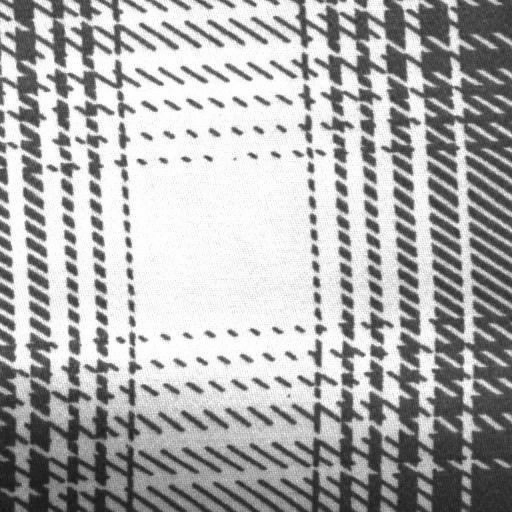
#> input picture Sample-Fabric-Images/Grid-cloth/Normal/img1.png, 512 x 512 px, found by its file name; its folder holds only this picture in this run
$ jupyter execute --allow-errors pink_flower_n.ipynb
#> lines starting #> are read from the running program, lines starting #| are printed output that depends on the picture; long printed decimals are rounded
[cell 1]
import os
from PIL import Image
import numpy as np
import matplotlib.pyplot as plt

# Set paths
normal_folder = r'C:\Users\Global\Fabric project\WFDD\Pink flower\normal'
defect_folder = r'C:\Users\Global\Fabric project\WFDD\Pink flower\defect'

# Output folders for grayscale images
normal_gray_folder = r'C:\Users\Global\Fabric project\WFDD\Pink flower\normal_gray'
defect_gray_folder = r'C:\Users\Global\Fabric project\WFDD\Pink flower\defect_gray'

# Create grayscale folders if they don't exist
os.makedirs(normal_gray_folder, exist_ok=True)
os.makedirs(defect_gray_folder, exist_ok=True)

# Function to convert all images in a folder to grayscale
def convert_to_grayscale(input_folder, output_folder):
    for file in os.listdir(input_folder):
        img_path = os.path.join(input_folder, file)
        if file.lower().endswith(('.png', '.jpg', '.jpeg')):
            img = Image.open(img_path).convert('L')  # 'L' = grayscale
            img.save(os.path.join(output_folder, file))

# Convert all images
convert_to_grayscale(normal_folder, normal_gray_folder)
#> (the rest of this cell did not finish here and is left out)

[cell 2]
import os
import numpy as np
from PIL import Image
import matplotlib.pyplot as plt

# Set paths to final grayscale image folders
normal_gray_folder = r'C:\Users\Global\Fabric project\WFDD\Pink flower\normal_gray'
defect_gray_folder = r'C:\Users\Global\Fabric project\WFDD\Pink flower\defect_gray'

# Output folders for normalized images
normal_normalized_folder = r'C:\Users\Global\Fabric project\WFDD\Pink flower\normal_normalized'
defect_normalized_folder = r'C:\Users\Global\Fabric project\WFDD\Pink flower\defect_normalized'

# Create normalized folders if they don't exist
os.makedirs(normal_normalized_folder, exist_ok=True)
os.makedirs(defect_normalized_folder, exist_ok=True)

# Function to normalize grayscale image
def normalize_image(image_array):
    return image_array / 255.0

# Function to process all images in a folder
def process_and_save_all_images(input_folder, output_folder, title):
    image_files = [f for f in os.listdir(input_folder) if f.lower().endswith(('.png', '.jpg', '.jpeg', '.bmp', '.tif'))]

    if not image_files:
        print(f"No image files found in {input_folder}")
        return

    for i, file_name in enumerate(image_files):
        file_path = os.path.join(input_folder, file_name)
        img = Image.open(file_path).convert('L')  # Ensure it's grayscale
        img_array = np.array(img)

        # Normalize
        normalized_array = normalize_image(img_array)

        # Save normalized image (convert back to 8-bit before saving)
        normalized_img = Image.fromarray((normalized_array * 255).astype(np.uint8))
        normalized_img.save(os.path.join(output_folder, file_name))

        # Display and print info for the first image only
        if i == 0:
            plt.imshow(normalized_array, cmap='gray')
            plt.title(f"{title} - First Image (Normalized)")
            plt.axis('off')
            plt.show()

            print(f"{title} - 3x3 Top-left Window (Normalized) Values:\n", normalized_array[:3, :3])
#| Normal Image - 3x3 Top-left Window (Normalized) Values:
#|  [[0.3373  0.3686 0.2902]
#|  [0.4314 0.4314 0.2902]
#|  [0.6431 0.5765 0.4627 ]]
            print(f"{title} - Image shape: {normalized_array.shape}")
#| Normal Image - Image shape: (512, 512)
            print(f"{title} - Number of channels: {1 if len(normalized_array.shape)==2 else normalized_array.shape[2]}")
#| Normal Image - Number of channels: 1
            print("-----\n")

    print(f"{title} - Total images processed and saved: {len(image_files)}\n")

# Process both normal and defect folders
process_and_save_all_images(normal_gray_folder, normal_normalized_folder, "Normal Image")
process_and_save_all_images(defect_gray_folder, defect_normalized_folder, "Defect Image")

[cell 3]
import os
import cv2
import numpy as np
from skimage import restoration, img_as_float, img_as_ubyte
from skimage.metrics import peak_signal_noise_ratio as psnr, structural_similarity as ssim

# ===============================
# Step 1: Define Folder Paths
# ===============================
normal_input_folder = r'C:\Users\Global\Fabric project\WFDD\Pink flower\normal_normalized'
defect_input_folder = r'C:\Users\Global\Fabric project\WFDD\Pink flower\defect_normalized'

normal_output_folder = r'C:\Users\Global\Fabric project\WFDD\Pink flower\denoised_normal'
defect_output_folder = r'C:\Users\Global\Fabric project\WFDD\Pink flower\denoised_defect'

# Create output folders if they don't exist
os.makedirs(normal_output_folder, exist_ok=True)
os.makedirs(defect_output_folder, exist_ok=True)

# ===============================
# Step 2: Define a Function to Process a Folder
# ===============================
def process_folder(input_folder, output_folder):
    """
    Process each image in the input folder (already normalized grayscale images):
    - Apply wavelet denoising using BayesShrink.
    - Compute PSNR and SSIM metrics.
    - Save the denoised image to the output folder.
    """
    # Define valid image extensions
    image_extensions = ('.png', '.jpg', '.jpeg', '.bmp', '.tif', '.tiff')
    files = [f for f in os.listdir(input_folder) if f.lower().endswith(image_extensions)]

    print(f"Found {len(files)} images in {input_folder}...\n")

    # Check if any image files are found
    if len(files) == 0:
        print(f"No image files found in folder: {input_folder}")
        return

    for file in files:
        input_path = os.path.join(input_folder, file)
        output_path = os.path.join(output_folder, file)

        # Load the normalized grayscale image.
        img = cv2.imread(input_path, cv2.IMREAD_GRAYSCALE)

        if img is None:
            print(f"Error reading image: {file}. Skipping...")
            continue

        img_float = img_as_float(img)  # Now pixel values are in the range [0, 1]

        # Apply Wavelet Denoising using BayesShrink
        denoised = restoration.denoise_wavelet(
            img_float,
            method='BayesShrink',
            mode='soft',
            rescale_sigma=True
        )

        # Compute PSNR and SSIM
        psnr_value = psnr(img_float, denoised, data_range=1.0)
#> psnr_value = 67.73
        ssim_value = ssim(img_float, denoised, data_range=1.0)
#> ssim_value = 1

        # Print PSNR and SSIM values
        print(f"Processing '{file}'")
        print(f"PSNR: {psnr_value:.2f} dB, SSIM: {ssim_value:.4f}\n")
#| PSNR: 67.73 dB, SSIM: 1.0000

        # Clip and save the denoised image
        denoised_clipped = np.clip(denoised, 0, 1)
        denoised_uint8 = img_as_ubyte(denoised_clipped)

        # Saving the denoised image
        try:
            success = cv2.imwrite(output_path, denoised_uint8)
            if success:
                print(f"Successfully saved: {file}")
            else:
                print(f"Failed to save: {file}")
        except Exception as e:
            print(f"Error saving image {file}: {e}")

# ===============================
# Step 6: Process Both Folders
# ===============================
print("Processing Normal Images...\n")
process_folder(normal_input_folder, normal_output_folder)
print("Processing Defective Images...\n")
process_folder(defect_input_folder, defect_output_folder)

# ===============================
# Step 7: Optional - Visualize a Sample Comparison for Normal Images
# ===============================
# For demonstration, display the first image from the normal folder before and after denoising.
sample_file = os.listdir(normal_input_folder)[0]
sample_input_path = os.path.join(normal_input_folder, sample_file)
sample_output_path = os.path.join(normal_output_folder, sample_file)

orig_sample = cv2.imread(sample_input_path, cv2.IMREAD_GRAYSCALE)
denoised_sample = cv2.imread(sample_output_path, cv2.IMREAD_GRAYSCALE)

# Show before and after denoising images
import matplotlib.pyplot as plt
plt.figure(figsize=(12, 6))
plt.subplot(1, 2, 1)
plt.imshow(orig_sample, cmap='gray')
plt.title("Original Normal Image")
plt.axis('off')

plt.subplot(1, 2, 2)
plt.imshow(denoised_sample, cmap='gray')
plt.title("Denoised Normal Image")
plt.axis('off')

plt.suptitle("Comparison: Original vs. Denoised (Normal Fabric)", fontsize=16)
plt.tight_layout()
plt.show()
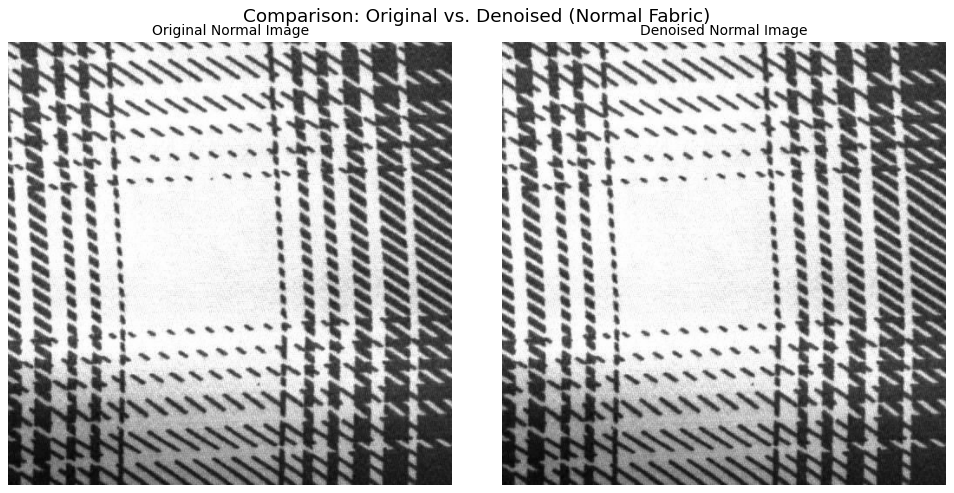
#> figure drawn by matplotlib, 2 panels

#> (a cell that did not finish here is left out)

[cell 5]
# ===============================
# Step 8: Modified process_folder to return PSNR and SSIM values
# ===============================
def process_folder_with_metrics(input_folder, output_folder):
    image_extensions = ('.png', '.jpg', '.jpeg', '.bmp', '.tif', '.tiff')
    files = [f for f in os.listdir(input_folder) if f.lower().endswith(image_extensions)]

    psnr_values = []
    ssim_values = []

    for file in files:
        input_path = os.path.join(input_folder, file)
        output_path = os.path.join(output_folder, file)

        img = cv2.imread(input_path, cv2.IMREAD_GRAYSCALE)
        img_float = img_as_float(img)

        denoised = restoration.denoise_wavelet(
            img_float,
            method='BayesShrink',
            mode='soft',
            rescale_sigma=True
        )

        psnr_value = psnr(img_float, denoised, data_range=1.0)
#> psnr_value = 67.73
        ssim_value = ssim(img_float, denoised, data_range=1.0)
#> ssim_value = 1

        print(f"Processing '{file}'")
        print(f"PSNR: {psnr_value:.2f} dB, SSIM: {ssim_value:.4f}\n")
#| PSNR: 67.73 dB, SSIM: 1.0000

        denoised_clipped = np.clip(denoised, 0, 1)
        denoised_uint8 = img_as_ubyte(denoised_clipped)
        cv2.imwrite(output_path, denoised_uint8)

        psnr_values.append(psnr_value)
        ssim_values.append(ssim_value)

    return psnr_values, ssim_values

# ===============================
# Step 9: Call Modified Function for Each Folder
# ===============================
print("=== Processing Normal Folder ===")
normal_psnr, normal_ssim = process_folder_with_metrics(normal_input_folder, normal_output_folder)
#> normal_psnr = [67.73]; normal_ssim = [1]

print("\n=== Processing Defect Folder ===")
defect_psnr, defect_ssim = process_folder_with_metrics(defect_input_folder, defect_output_folder)

# ===============================
# Step 10: Print Average Metrics
# ===============================
print("\n===== Summary =====")
print(f"Normal Folder - Avg PSNR: {np.mean(normal_psnr):.2f} dB, Avg SSIM: {np.mean(normal_ssim):.4f}")
#| Normal Folder - Avg PSNR: 67.73 dB, Avg SSIM: 1.0000
print(f"Defect Folder - Avg PSNR: {np.mean(defect_psnr):.2f} dB, Avg SSIM: {np.mean(defect_ssim):.4f}")

[cell 6]
import os
import shutil

# Define the source folders for normal images
normal_original_folder = r'C:\Users\Global\Fabric project\WFDD\Pink flower\denoised_normal'
normal_augmented_folder = r'C:\Users\Global\Fabric project\WFDD\Pink flower\augmented_normal'

# Define the source folders for defect images
defect_original_folder = r'C:\Users\Global\Fabric project\WFDD\Pink flower\denoised_defect'
defect_augmented_folder = r'C:\Users\Global\Fabric project\WFDD\Pink flower\augmented_defect'

# Define the final destination folders
final_normal_folder = r'C:\Users\Global\Fabric project\WFDD\Pink flower\final_pink_normal'
final_defect_folder = r'C:\Users\Global\Fabric project\WFDD\Pink flower\final_pink_defect'

# Create the final folders if they do not exist
os.makedirs(final_normal_folder, exist_ok=True)
os.makedirs(final_defect_folder, exist_ok=True)

def merge_folders(source_folders, destination_folder):
    """
    Copy all images from each folder in source_folders into destination_folder.
    """
    for folder in source_folders:
        image_files = [f for f in os.listdir(folder) if f.lower().endswith(('.png', '.jpg', '.jpeg'))]
        for file in image_files:
            src_path = os.path.join(folder, file)
            dst_path = os.path.join(destination_folder, file)
            # If needed, you can check for duplicates here.
            shutil.copy2(src_path, dst_path)
    print(f"✅ Merged {', '.join(source_folders)} into {destination_folder}")

# Merge normal images from normal_normalized and normal_augmented into final_normal_folder
#> (the rest of this cell did not finish here and is left out)

[cell 7]
import os
import matplotlib.pyplot as plt

# Paths to your final merged folders
final_normal_folder = r'C:\Users\Global\Fabric project\WFDD\Pink flower\final_pink_normal'
final_defect_folder = r'C:\Users\Global\Fabric project\WFDD\Pink flower\final_pink_defect'

# Function to count images in a folder
def count_images(folder):
    return len([f for f in os.listdir(folder) if f.lower().endswith(('.png', '.jpg', '.jpeg'))])

# Count images
normal_count = count_images(final_normal_folder)
defect_count = count_images(final_defect_folder)

# Prepare data for bar chart
classes = ['Normal', 'Defect']
counts = [normal_count, defect_count]
colors = ['green', 'red']

# Plotting
plt.figure(figsize=(6, 4))
bars = plt.bar(classes, counts, color=colors)
plt.title('Image Count per Class')
plt.ylabel('Number of Images')
plt.xlabel('Class')

# Add value labels on top of bars
for bar in bars:
    yval = bar.get_height()
    plt.text(bar.get_x() + bar.get_width()/2.0, yval + 5, int(yval), ha='center', va='bottom')

plt.tight_layout()
plt.show()
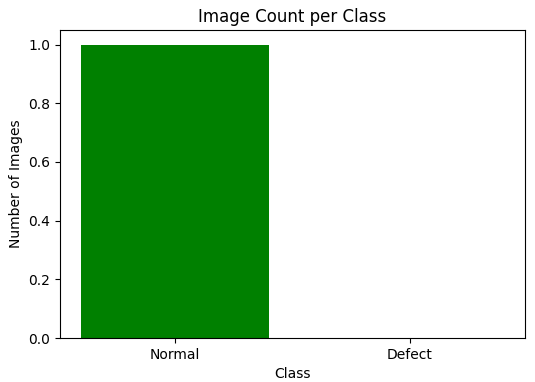
#> figure drawn by matplotlib, 1 panel

[cell 8]
# Step 1: Importing Necessary Libraries
import os
import shutil
import hashlib
import matplotlib.pyplot as plt
import cv2

# Step 2: Creating Function for generating Hash value of each Image
# [5 lines left out: function generate_image_hash, not called in this run]

# # Step 3: Getting Current Directory (Optional: just to show where you are)
# current_dir = os.getcwd()
# print("Current Working Directory:", current_dir)

# Step 4: Change directory to where your multiple images are located
folder_path =r'C:\Users\Global\Fabric project\WFDD\Pink flower\new_defect'
os.chdir(folder_path)
print("Changed working directory to:", os.getcwd())

# Step 5: Finding length (number) of the images in that folder
#> (the rest of this cell did not finish here and is left out)

[cell 9]
# Step 1: Importing Necessary Libraries
import os
import shutil
import hashlib
import matplotlib.pyplot as plt
import cv2

# Step 2: Creating Function for generating Hash value of each Image
# [5 lines left out: function generate_image_hash, not called in this run]

# # Step 3: Getting Current Directory (Optional: just to show where you are)
# current_dir = os.getcwd()
# print("Current Working Directory:", current_dir)

# Step 4: Change directory to where your multiple images are located
folder_path =r'C:\Users\Global\Fabric project\WFDD\Pink flower\new_normal'
os.chdir(folder_path)
print("Changed working directory to:", os.getcwd())

# Step 5: Finding length (number) of the images in that folder
#> (the rest of this cell did not finish here and is left out)

[cell 10]
import os
import cv2
import numpy as np

# Folder paths
input_folder =  r'C:\Users\Global\Fabric project\WFDD\Pink flower\final_normal'  # Replace with your input folder path
output_folder =  r'C:\Users\Global\Fabric project\WFDD\Pink flower\final_normal_3'    # Replace with your output folder path

# Create output folder if it doesn't exist
os.makedirs(output_folder, exist_ok=True)

# [8 lines left out: function grayscale_to_color_normalized, not called in this run]

# Process all image files in the folder
#> (the rest of this cell did not finish here and is left out)

[cell 11]
import os
import cv2
import numpy as np

# Folder paths
input_folder =  r'C:\Users\Global\Fabric project\WFDD\Pink flower\final_defect'  # Replace with your input folder path
output_folder = r'C:\Users\Global\Fabric project\WFDD\Pink flower\final_defect_3'    # Replace with your output folder path

# Create output folder if it doesn't exist
os.makedirs(output_folder, exist_ok=True)

# [8 lines left out: function grayscale_to_color_normalized, not called in this run]

# Process all image files in the folder
#> (the rest of this cell did not finish here and is left out)

[cell 12]
import os
import shutil
import random

# Path to the folder containing all images
source_folder = r'C:\Users\Global\Fabric project\WFDD\Pink flower\final_defect_3'  # Replace with your folder name

# Destination folders
train_folder =r'C:\Users\Global\Fabric project\WFDD\Pink flower\defect_train'
val_folder = r'C:\Users\Global\Fabric project\WFDD\Pink flower\defect_val'
test_folder = r'C:\Users\Global\Fabric project\WFDD\Pink flower\defect_test'

# Create destination folders if they don't exist
for folder in [train_folder, val_folder, test_folder]:
    os.makedirs(folder, exist_ok=True)

# Get all image filenames
image_files = [f for f in os.listdir(source_folder) if f.lower().endswith(('.png', '.jpg', '.jpeg'))]
random.shuffle(image_files)

# Compute split sizes
total_images = len(image_files)
train_split = int(0.8 * total_images)
val_split = int(0.1 * total_images)
test_split = total_images - train_split - val_split  # Ensures 100%

# Split the dataset
train_images = image_files[:train_split]
val_images = image_files[train_split:train_split + val_split]
test_images = image_files[train_split + val_split:]

# Function to copy images to respective folders
def copy_images(image_list, target_folder):
    for img in image_list:
        shutil.copy(os.path.join(source_folder, img), os.path.join(target_folder, img))

# Copy images
copy_images(train_images, train_folder)
copy_images(val_images, val_folder)
copy_images(test_images, test_folder)

print(f"Total: {total_images}, Train: {len(train_images)}, Val: {len(val_images)}, Test: {len(test_images)}")

[cell 13]
import os
import shutil
import random

# Path to the folder containing all images
source_folder = r'C:\Users\Global\Fabric project\WFDD\Pink flower\final_normal_3'  # Replace with your folder name

# Destination folders
train_folder =r'C:\Users\Global\Fabric project\WFDD\Pink flower\normal_train'
val_folder = r'C:\Users\Global\Fabric project\WFDD\Pink flower\normal_val'
test_folder = r'C:\Users\Global\Fabric project\WFDD\Pink flower\normal_test'

# Create destination folders if they don't exist
for folder in [train_folder, val_folder, test_folder]:
    os.makedirs(folder, exist_ok=True)

# Get all image filenames
image_files = [f for f in os.listdir(source_folder) if f.lower().endswith(('.png', '.jpg', '.jpeg'))]
random.shuffle(image_files)

# Compute split sizes
total_images = len(image_files)
train_split = int(0.8 * total_images)
val_split = int(0.1 * total_images)
test_split = total_images - train_split - val_split  # Ensures 100%

# Split the dataset
train_images = image_files[:train_split]
val_images = image_files[train_split:train_split + val_split]
test_images = image_files[train_split + val_split:]

# Function to copy images to respective folders
def copy_images(image_list, target_folder):
    for img in image_list:
        shutil.copy(os.path.join(source_folder, img), os.path.join(target_folder, img))

# Copy images
copy_images(train_images, train_folder)
copy_images(val_images, val_folder)
copy_images(test_images, test_folder)

print(f"Total: {total_images}, Train: {len(train_images)}, Val: {len(val_images)}, Test: {len(test_images)}")
